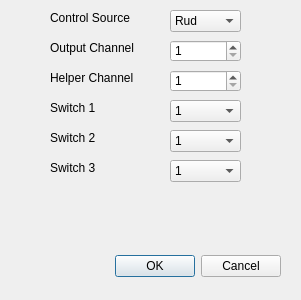
<?xml version="1.0" encoding="UTF-8"?>
<ui version="4.0">
 <class>TemplateDialog</class>
 <widget class="QDialog" name="TemplateDialog">
  <property name="geometry">
   <rect>
    <x>0</x>
    <y>0</y>
    <width>301</width>
    <height>300</height>
   </rect>
  </property>
  <property name="windowTitle">
   <string>Dialog</string>
  </property>
  <widget class="QDialogButtonBox" name="buttonBox">
   <property name="geometry">
    <rect>
     <x>110</x>
     <y>250</y>
     <width>171</width>
     <height>32</height>
    </rect>
   </property>
   <property name="orientation">
    <enum>Qt::Horizontal</enum>
   </property>
   <property name="standardButtons">
    <set>QDialogButtonBox::Cancel|QDialogButtonBox::Ok</set>
   </property>
  </widget>
  <widget class="QLabel" name="label">
   <property name="geometry">
    <rect>
     <x>50</x>
     <y>40</y>
     <width>91</width>
     <height>16</height>
    </rect>
   </property>
   <property name="text">
    <string>Output Channel</string>
   </property>
  </widget>
  <widget class="QLabel" name="label_2">
   <property name="geometry">
    <rect>
     <x>50</x>
     <y>70</y>
     <width>91</width>
     <height>16</height>
    </rect>
   </property>
   <property name="text">
    <string>Helper Channel</string>
   </property>
  </widget>
  <widget class="QLabel" name="label_3">
   <property name="geometry">
    <rect>
     <x>50</x>
     <y>10</y>
     <width>91</width>
     <height>16</height>
    </rect>
   </property>
   <property name="text">
    <string>Control Source</string>
   </property>
  </widget>
  <widget class="QLabel" name="label_4">
   <property name="geometry">
    <rect>
     <x>50</x>
     <y>100</y>
     <width>91</width>
     <height>16</height>
    </rect>
   </property>
   <property name="text">
    <string>Switch 1</string>
   </property>
  </widget>
  <widget class="QLabel" name="label_5">
   <property name="geometry">
    <rect>
     <x>50</x>
     <y>130</y>
     <width>91</width>
     <height>16</height>
    </rect>
   </property>
   <property name="text">
    <string>Switch 2</string>
   </property>
  </widget>
  <widget class="QLabel" name="label_6">
   <property name="geometry">
    <rect>
     <x>50</x>
     <y>160</y>
     <width>91</width>
     <height>16</height>
    </rect>
   </property>
   <property name="text">
    <string>Switch 3</string>
   </property>
  </widget>
  <widget class="QComboBox" name="SourceCB">
   <property name="geometry">
    <rect>
     <x>170</x>
     <y>10</y>
     <width>71</width>
     <height>22</height>
    </rect>
   </property>
   <item>
    <property name="text">
     <string>Rud</string>
    </property>
   </item>
   <item>
    <property name="text">
     <string>Ele</string>
    </property>
   </item>
   <item>
    <property name="text">
     <string>Thr</string>
    </property>
   </item>
   <item>
    <property name="text">
     <string>Ail</string>
    </property>
   </item>
  </widget>
  <widget class="QSpinBox" name="OutputSB">
   <property name="geometry">
    <rect>
     <x>170</x>
     <y>40</y>
     <width>71</width>
     <height>22</height>
    </rect>
   </property>
   <property name="minimum">
    <number>1</number>
   </property>
   <property name="maximum">
    <number>16</number>
   </property>
  </widget>
  <widget class="QSpinBox" name="HelperSB">
   <property name="geometry">
    <rect>
     <x>170</x>
     <y>70</y>
     <width>71</width>
     <height>22</height>
    </rect>
   </property>
   <property name="minimum">
    <number>1</number>
   </property>
   <property name="maximum">
    <number>16</number>
   </property>
  </widget>
  <widget class="QComboBox" name="Switch1CB">
   <property name="geometry">
    <rect>
     <x>170</x>
     <y>100</y>
     <width>71</width>
     <height>22</height>
    </rect>
   </property>
   <item>
    <property name="text">
     <string>1</string>
    </property>
   </item>
   <item>
    <property name="text">
     <string>2</string>
    </property>
   </item>
   <item>
    <property name="text">
     <string>3</string>
    </property>
   </item>
   <item>
    <property name="text">
     <string>4</string>
    </property>
   </item>
   <item>
    <property name="text">
     <string>5</string>
    </property>
   </item>
   <item>
    <property name="text">
     <string>6</string>
    </property>
   </item>
   <item>
    <property name="text">
     <string>7</string>
    </property>
   </item>
   <item>
    <property name="text">
     <string>8</string>
    </property>
   </item>
   <item>
    <property name="text">
     <string>9</string>
    </property>
   </item>
   <item>
    <property name="text">
     <string>A</string>
    </property>
   </item>
   <item>
    <property name="text">
     <string>B</string>
    </property>
   </item>
   <item>
    <property name="text">
     <string>C</string>
    </property>
   </item>
   <item>
    <property name="text">
     <string>D</string>
    </property>
   </item>
  </widget>
  <widget class="QComboBox" name="Switch2CB">
   <property name="geometry">
    <rect>
     <x>170</x>
     <y>130</y>
     <width>71</width>
     <height>22</height>
    </rect>
   </property>
   <item>
    <property name="text">
     <string>1</string>
    </property>
   </item>
   <item>
    <property name="text">
     <string>2</string>
    </property>
   </item>
   <item>
    <property name="text">
     <string>3</string>
    </property>
   </item>
   <item>
    <property name="text">
     <string>4</string>
    </property>
   </item>
   <item>
    <property name="text">
     <string>5</string>
    </property>
   </item>
   <item>
    <property name="text">
     <string>6</string>
    </property>
   </item>
   <item>
    <property name="text">
     <string>7</string>
    </property>
   </item>
   <item>
    <property name="text">
     <string>8</string>
    </property>
   </item>
   <item>
    <property name="text">
     <string>9</string>
    </property>
   </item>
   <item>
    <property name="text">
     <string>A</string>
    </property>
   </item>
   <item>
    <property name="text">
     <string>B</string>
    </property>
   </item>
   <item>
    <property name="text">
     <string>C</string>
    </property>
   </item>
  </widget>
  <widget class="QComboBox" name="Switch3CB">
   <property name="geometry">
    <rect>
     <x>170</x>
     <y>160</y>
     <width>71</width>
     <height>22</height>
    </rect>
   </property>
   <item>
    <property name="text">
     <string>1</string>
    </property>
   </item>
   <item>
    <property name="text">
     <string>2</string>
    </property>
   </item>
   <item>
    <property name="text">
     <string>3</string>
    </property>
   </item>
   <item>
    <property name="text">
     <string>4</string>
    </property>
   </item>
   <item>
    <property name="text">
     <string>5</string>
    </property>
   </item>
   <item>
    <property name="text">
     <string>6</string>
    </property>
   </item>
   <item>
    <property name="text">
     <string>7</string>
    </property>
   </item>
   <item>
    <property name="text">
     <string>8</string>
    </property>
   </item>
   <item>
    <property name="text">
     <string>9</string>
    </property>
   </item>
   <item>
    <property name="text">
     <string>A</string>
    </property>
   </item>
   <item>
    <property name="text">
     <string>B</string>
    </property>
   </item>
   <item>
    <property name="text">
     <string>C</string>
    </property>
   </item>
   <item>
    <property name="text">
     <string>D</string>
    </property>
   </item>
  </widget>
 </widget>
 <resources/>
 <connections>
  <connection>
   <sender>buttonBox</sender>
   <signal>accepted()</signal>
   <receiver>TemplateDialog</receiver>
   <slot>accept()</slot>
   <hints>
    <hint type="sourcelabel">
     <x>195</x>
     <y>265</y>
    </hint>
    <hint type="destinationlabel">
     <x>150</x>
     <y>149</y>
    </hint>
   </hints>
  </connection>
  <connection>
   <sender>buttonBox</sender>
   <signal>rejected()</signal>
   <receiver>TemplateDialog</receiver>
   <slot>reject()</slot>
   <hints>
    <hint type="sourcelabel">
     <x>195</x>
     <y>265</y>
    </hint>
    <hint type="destinationlabel">
     <x>150</x>
     <y>149</y>
    </hint>
   </hints>
  </connection>
 </connections>
</ui>
